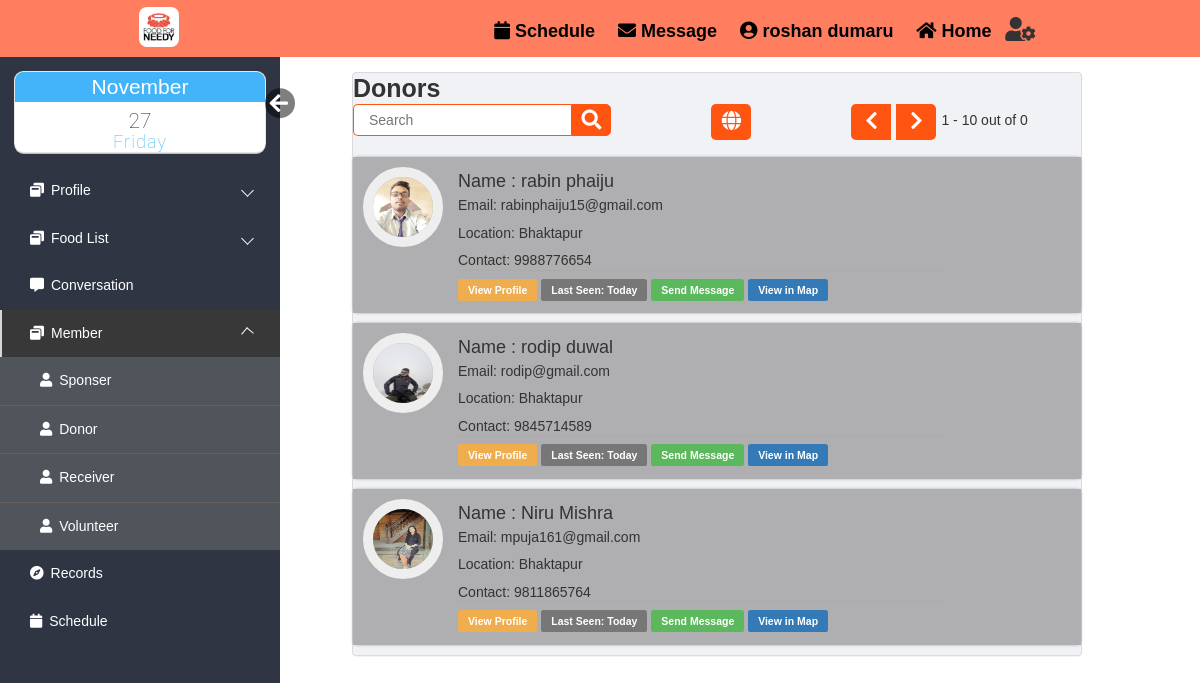
The app's page /html/donor.php (signed in) with its own data.
### tables this page shows
CREATE TABLE `register` (
  `reg_id` int(10) UNSIGNED NOT NULL,
  `username` varchar(20) NOT NULL,
  `pic` varchar(255) DEFAULT NULL,
  `user_type` varchar(20) DEFAULT NULL,
  `firstname` varchar(20) NOT NULL,
  `lastname` varchar(20) NOT NULL,
  `email` varchar(40) DEFAULT NULL,
  `location` varchar(30) DEFAULT NULL,
  `lan` float DEFAULT NULL,
  `log` float DEFAULT NULL,
  `contact` text DEFAULT NULL COMMENT 'Contact No',
  `dob` date DEFAULT NULL,
  `created_at` timestamp NOT NULL DEFAULT current_timestamp(),
  `updated_at` datetime DEFAULT NULL ON UPDATE current_timestamp(),
  `password` varchar(40) NOT NULL,
  `secret_key` varchar(6) DEFAULT NULL,
  `verified` tinyint(1) NOT NULL DEFAULT 0,
  `verifiedby_id` int(6) NOT NULL DEFAULT 0 COMMENT 'Verified By',
  `remark` varchar(50) DEFAULT NULL,
  `status` tinyint(4) DEFAULT 1,
  `code` varchar(10) DEFAULT NULL
);

### html/donor.php (the view, shortened to what this page needs)
<?php
$search=0;
$pos10=10;
$pos=@$_GET['pos'];
 ?>
<!DOCTYPE html>
<html lang="en">
<head>
    <link rel="stylesheet" href="https://maxcdn.bootstrapcdn.com/bootstrap/3.3.6/css/bootstrap.min.css">
    <link rel="stylesheet" href="https://maxcdn.bootstrapcdn.com/font-awesome/4.6.3/css/font-awesome.min.css">
    <link rel="stylesheet" href="css/loginindex.css">
    <link rel="stylesheet" href="css/editprofile.css">
    <link rel="stylesheet" href="css/index.css">
    <link rel="stylesheet" href="https://use.fontawesome.com/releases/v5.3.1/css/all.css">
    <link rel="stylesheet" href="css/datetime.css">
</head>
<body>
    <div class="body_wrapper">
        <div class="container">
            <div class="col-md-8 col-sm-9 contains">
                <div class="panel profile-panel">
        <caption><b style="font-size:25px;">Donors</b></caption>
        <br>
        <form action="donor.php" method="POST">
            <div class="search">
                <input type="text" style="color:black" class="searchTerm" placeholder="Search" name="search" required="required">
                <button type="submit" name="searchsubmit" class="searchButton">
                 <i class="fa fa-search"></i>
                 </button>
                 <a class="globe" href="donor.php?pos=9999"><i class="fa fa-globe"></i></a>
                  <?php
                          $sql = "SELECT * from `register` WHERE  `user_type`='Donor'";
                            require_once("DBConnect.php");
                            $resulttotal = $conn-> query($sql);
                            $total = mysqli_num_rows($resulttotal);
                            if($pos==null){$pos=0;
                                $pos10=$pos+10;}else{
                                    $pos10=10;
                                }
                            ?>
              <?php if($pos==null){$pos=0;}?>
              <?php if($pos>0){?>
              <a class="navileft" href="donor.php?pos=<?php echo $pos-10;?>"><i class="fa fa-chevron-left"></i></a>
              <?php }else { ?>
              <a class="navileft"><i class="fa fa-chevron-left"></i></a>
              <?php } if(($pos+10)<$total){ ?>
              <a class="naviright" href="donor.php?pos=<?php echo $pos+10;?>"><i class="fa fa-chevron-right"></i></a>
              <?php } else { ?>
                <a class="naviright"><i class="fa fa-chevron-right"></i></a>
              <?php } ?>
              <p style="margin:8px 0 0 5px"><?php echo ($pos+1)." - ".($pos+10);?> out of <?php echo $total?></p>
            </div>
    </form>
        <br>
    <?php
     require_once("DBConnect.php");
         if($search==1){
             $sql = "SELECT * from register WHERE `user_type`='Donator' AND `firstname`='$search_name' ";
         }else{
         $sql = "SELECT * from register WHERE `user_type`='Donator' AND 1 Limit $pos, $pos10";
         }
     $result = $conn-> query($sql);
     if($result-> num_rows >0){
        while($row = $result-> fetch_assoc()){
            ?>
    <div class="row">
<div class="col-md-12">
    <div class="media">
        <a class="pull-left" href="#">
            <img class="media-object dp img-circle" src="<?php if($row['pic']==null){?>files/user.png<?php }else{?> files/<?php echo $row['pic'];}?>" style="width: 80px;height:80px;">
        </a>
        <div class="media-body">
            <h4 class="media-heading">Name :<span> <?=$row['firstname']." ".$row['lastname']?></span></h4>
            <p>Email: <?=$row['email']?></p>
            <p>Location: <?=$row['location']?></p>
            <p>Contact: <?=$row['contact']?></p>
            <hr class="blackLine">
            <a href="viewprofile.php?view=<?=$row['username']?>"><span class="label label-warning">View Profile</span></a>
            <a><span class="label label-default">Last Seen: Today</span></a>
            <a href="chat.php?session_name=<?=$row['username']?>"><span class="label label-success">Send Message</span></a>
            <a href="#" class="plus class="btn btn-success data-toggle="modal" data-target="#popUpWindow"><span class="label label-primary" >View in Map</span></a>
        </div>
    </div>
</div>
</div>
         <?php  }}?>
                </div>
            </div>
        </div>
    </div>
</body>
</html>

### html/css/loginindex.css (style rules this page uses)
* { margin: 0; padding: 0; font-family: sans-serif; list-style: none; text-decoration: none; }
.me #hide, .me #show { position: absolute; transform: scale(1.5); right: -60px; bottom: 40px; width: 20px; padding-top: 2px; padding-left: 3px; color: #FFF; border-radius: 0%; border-style: initial; border-radius: 50%; background: rgba(0, 0, 0, 0.5); }
#mySidebar { transition: 0.4s; }

### html/css/editprofile.css (style rules this page uses)
.sidemenu { float: left; }
.me { position: relative; width: calc(100% - 50px); height: 85px; padding: 15px 25px; margin-bottom: 15px; }
.profile-panel { margin-top: 2%; border: 1px solid #dcdadb; background-color: #f1f2f6; }
.navbars { display: flex; flex-direction: row; flex-wrap: wrap-reverse; font-size: 1.1rem; justify-content: space-around; background-color: #ff7e5f; display: flex; align-items: center; z-index: 0; padding: 10px 0; }
.navbars1 { display: flex; flex-direction: row-reverse; flex-wrap: wrap-reverse; font-size: 1.1rem; }
.navbars a { text-decoration: none; color: black; border-radius: 8%; font-size: 18px; font-family: 'Franklin Gothic Medium', 'Arial Narrow', Arial, sans-serif; padding: 6px; }
.navbars .nav1 a, .navbars .nav2 a, .navbars .nav4 a { font-weight: 700; border: 1px solid transparent; }
.navbars>div { margin-left: -20px; margin-right: 1%; margin-top: 6px; text-align: center; font-size: 0.8rem; z-index: 999; }
.navbars .nav3, .navbars .nav0 { margin-top: -3px; cursor: pointer; position: relative; z-index: 3; }

### html/css/index.css (style rules this page uses)
*, *::after, *::before { padding: 0px; margin: 0px; box-sizing: border-box; }
body { font-family: "Quicksand", "SolaimanLipi", sans-serif; font-size: 14px; }
hr.blackLine { border-color: #ada9a9; margin-top: -10px; margin-bottom: 10px; width: 80%; }
.body_wrapper { width: 100%; height: 100%; background: #ffffff; overflow: hidden; }
.sidemenu { float: left; width: 280px; height: calc(100vh - 10px); z-index: 100; background: #2f3542; scrollbar-width: none; padding: 10px 0; }
.sidemenu>ul { background: #2f3542; }
.sidemenu>ul>li>a { display: block; position: relative; color: #fff; text-decoration: none; padding: 15px 30px; background: rgba(87, 83, 83, 0.01); }
.sidemenu>ul>li>a>span { margin-right: 7px; }
.sidemenu>ul>li.active>a { background: #383838; color: #ffffff; }
.sidemenu>ul>li.active>a::before { display: block; position: absolute; content: ""; height: 100%; left: 0; top: 0; width: 2px; background-color: #d6d6d6; }
.sidemenu>ul>li>ul>li+li { border-top: 1px solid #695f5f; }
.sidemenu>ul>li>ul>li>a { text-decoration: none; display: block; width: 100%; color: #fff; padding: 15px; background: #50555c; padding-left: 40px; }
.sidemenu>ul>li>ul>li>a>span { margin-right: 7px; }
.sidemenu>ul>.dropdown>a { position: relative; display: block; }
.sidemenu>ul>.dropdown>a::after { content: ""; position: absolute; top: 40%; right: 10%; display: block; height: 9px; width: 9px; border-left: 1px solid #fff; border-bottom: 1px solid #fff; transition: 0.5s; transform: rotate(-45deg); }
.sidemenu>ul>.dropdown>ul { overflow: hidden; transform: 0.3s; transition: 0.3s; height: 0px; }
.sidemenu>ul>.dropdown-open>a { background: #49415482; }
.sidemenu>ul>.dropdown-open>a::after { transform: rotate(130deg); }
.sidemenu>ul>.dropdown-open>ul { transition: all 0.2s; }

### html/css/datetime.css (style rules this page uses)
.holders { margin: -10px 0 0 -10px; width: 70%; max-width: 500px; min-width: 490px; padding-bottom: 30px; }
.cells { display: inline-block; -webkit-user-select: none; }
#four { border-radius: 0.6em; }
.icons { display: block; position: relative; width: 250px; height:80px; background-color: #fff; box-shadow: 0 0 0 1px #e6e6e6, 0 2px 0 #bdbdbd; overflow: hidden; font-family: Roboto, sans-serif; transition: all 0.1s linear; margin: 0px auto; }
.icons_mths { font-size: 14px; }
.icons * { position: absolute; width: 100%; font-size: 1.5em; font-weight: 100; font-style: normal; text-align: center; transition: all 0.2s linear; }
.icons strong { top: 0; color: #fff; background-color: #43B4FA; }
.icons h5 { bottom: 0em; color: #43B4FA; font-size: 1.3em; letter-spacing: 1px; }
.icons h6 { top: 45%; color: #2f2f2f; }

### records on screen
register: pic (picture), firstname "rabin", lastname "phaiju", email "rabinphaiju15@gmail.com", location "Bhaktapur", contact "9988776654"
register: pic (picture), firstname "rodip", lastname "duwal", email "rodip@gmail.com", location "Bhaktapur", contact "9845714589"
register: pic (picture), firstname "Niru", lastname "Mishra", email "mpuja161@gmail.com", location "Bhaktapur", contact "9811865764"

### other values on screen
$pos+1 "1"
$pos+10 "10"
$total "0"
